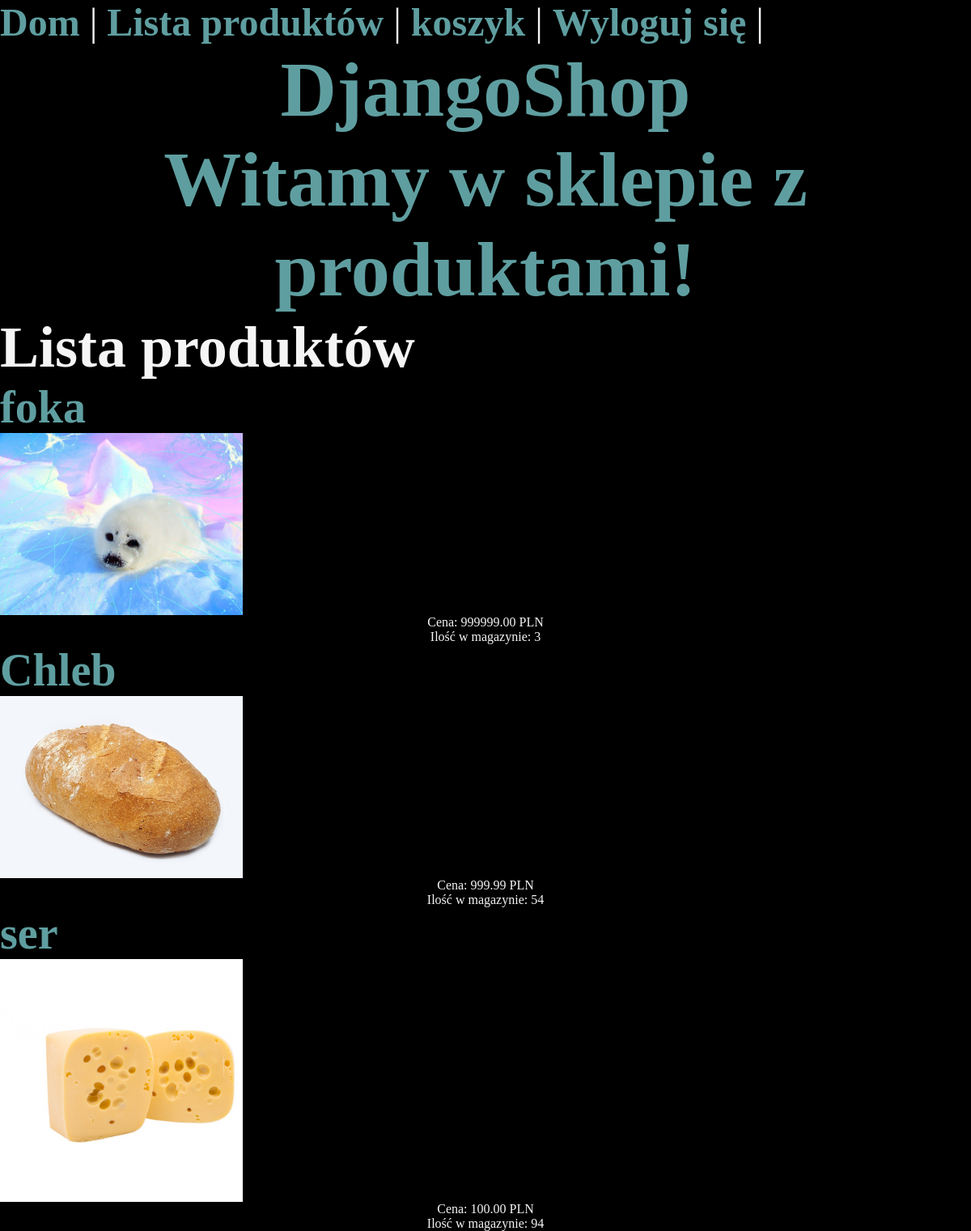
The page /products/ (signed in) on the database its author committed.
### products/models.py (models this page shows, shortened)
class Product(models.Model):
    name = models.CharField(max_length=255)
    description = models.TextField()
    price = models.DecimalField(max_digits=10, decimal_places=2)
    stock = models.PositiveIntegerField(default=0)  # Liczba dostępnych produktów
    image = models.ImageField(default='fallback.jpg', blank=True)
    created_at = models.DateTimeField(auto_now_add=True)
    updated_at = models.DateTimeField(auto_now=True)

### products/views.py (the view)
# urls.py: path('', views.product_list_client, name='product_list_client'),
def product_list_client(request):
    products = Product.objects.all()
    return render(request, 'products/product_list_client.html', {'products': products})

### products/templates/products/product_list_client.html
{% extends 'base.html' %}
{% load static %}
{% block content %}
  <link rel="stylesheet" href="{%static 'css/style.css'%}">
  <h1>Witamy w sklepie z produktami!</h1>
  <h2>Lista produktów</h2>
  <ul>
    {% for product in products %}
      <li>
        <a href="{% url 'products:product_detail' pk=product.pk %}"><h3>{{ product.name }}</h3></a>
        <p>
        <img
            class="image"
            src="{{ product.image.url }}"
            alt="{{ product.name }}"
        />
        </p>
        <p>Cena: {{ product.price }} PLN</p>
        <p>Ilość w magazynie: {{ product.stock }}</p>
      </li>
    {% empty %}
      <p>Brak produktów w sklepie.</p>
    {% endfor %}
  </ul>
{% endblock %}

### static/css/style.css (style rules this page uses)
* { margin: 0; padding: 0; box-sizing: border-box; }
body { min-height: 100vh; display: grid; place-content: center; font-size: 3rem; background-color: black; color:whitesmoke; }
h1, p { text-align: center; }
p { font-size: 1rem; }
h1 { color:cadetblue; }
a { color:cadetblue; text-decoration: none; font-weight: bold; }
ul { list-style: none; padding: 0; margin: 0; }
.image { display: block; width: 100%; max-width: 300px; }

### rows shown on the page
Product: name "foka", image (picture), price "999999.00", stock "3"
Product: name "Chleb", image (picture), price "999.99", stock "54"
Product: name "ser", image (picture), price "100.00", stock "94"
